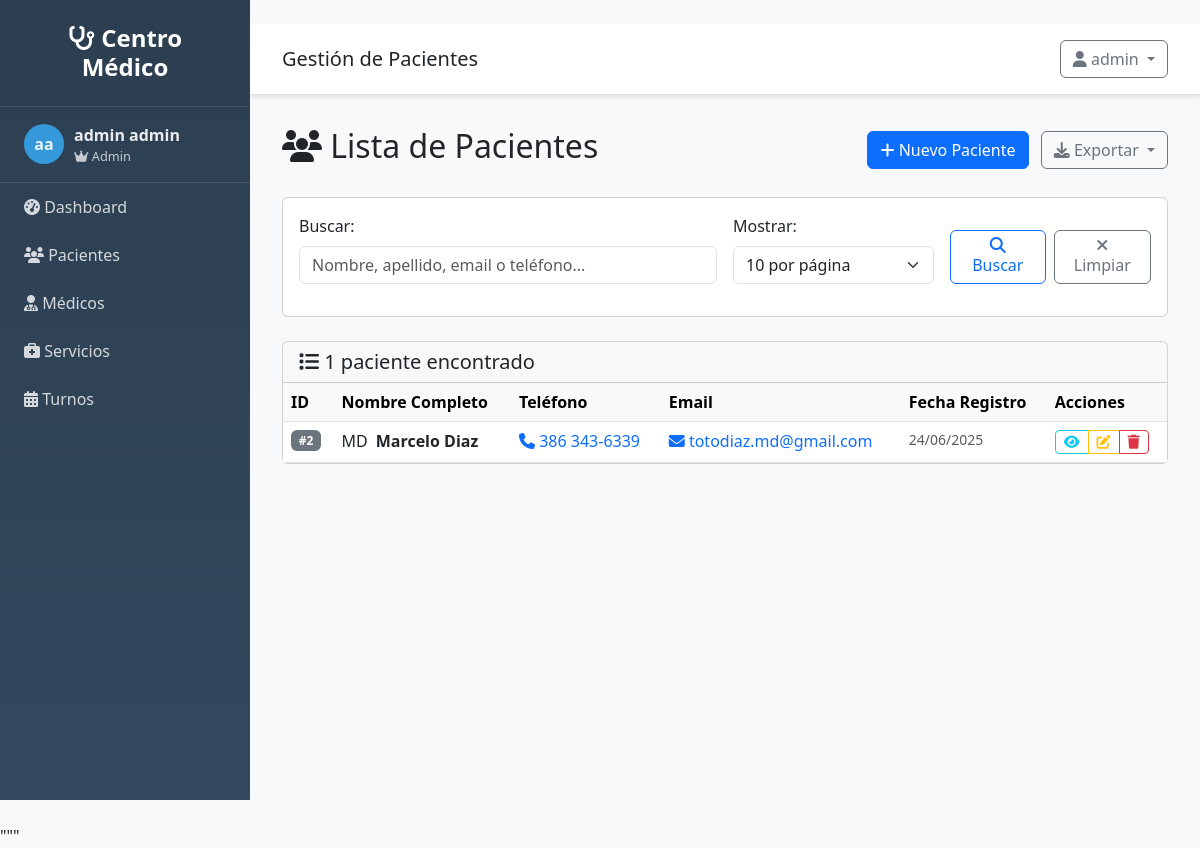
Page /clientes/ (signed in) on the earlier database version.
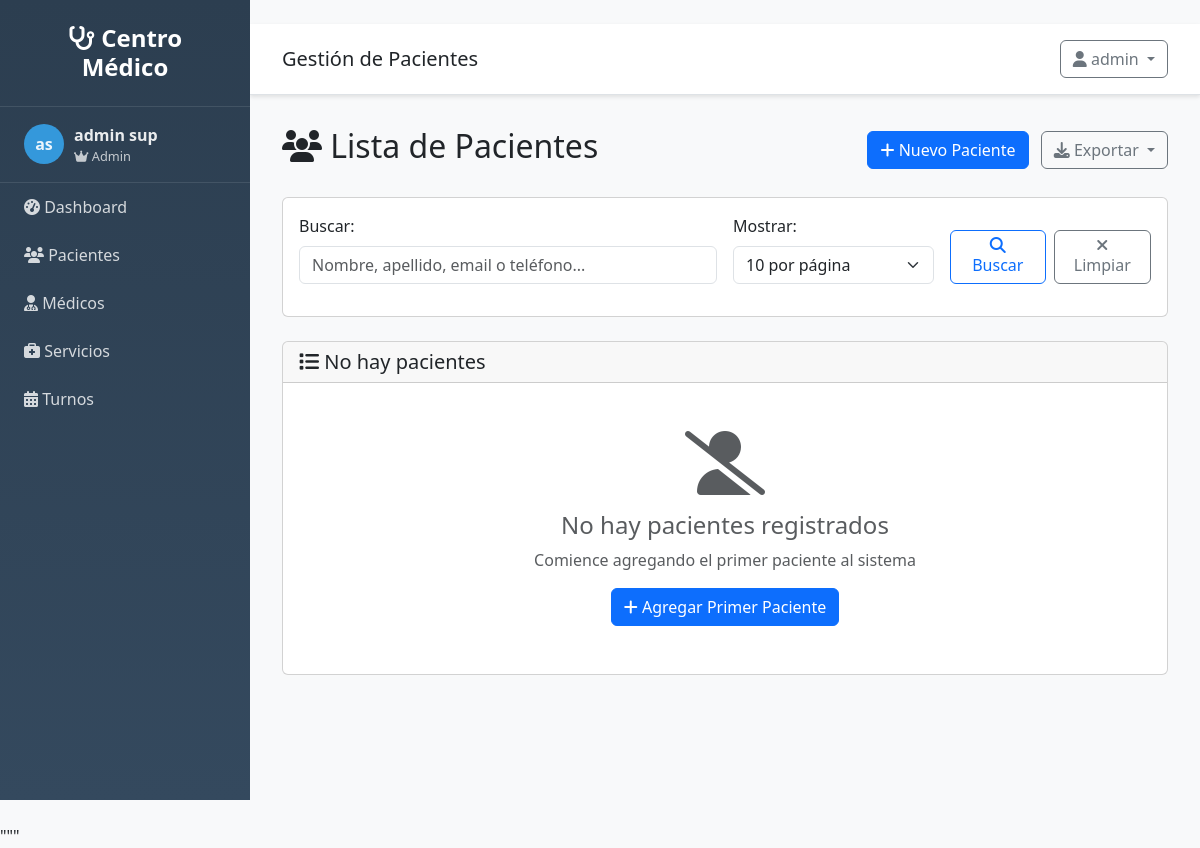
Same page on the later database version.
### src/models/usuario.py (models this page shows, shortened)
class Usuario(UserMixin, db.Model):
    __tablename__ = 'usuarios'
    id = db.Column(db.Integer, primary_key=True)
    username = db.Column(db.String(80), unique=True, nullable=False)
    email = db.Column(db.String(120), unique=True, nullable=False)
    password_hash = db.Column(db.String(255), nullable=False)
    nombre = db.Column(db.String(100), nullable=False)
    apellido = db.Column(db.String(100), nullable=False)
    rol = db.Column(db.String(20), default='usuario')
    activo = db.Column(db.Boolean, default=True)
    ultimo_login = db.Column(db.DateTime)
    fecha_creacion = db.Column(db.DateTime, default=datetime.utcnow)
    @property
    def nombre_completo(self):
        return f"{self.nombre} {self.apellido}"
    def is_admin(self):
        return self.rol == 'admin'

### src/models/cliente.py (models this page shows, shortened)
class Cliente(db.Model):
    __tablename__ = 'clientes'
    id = db.Column(db.Integer, primary_key=True)
    nombre = db.Column(db.String(100), nullable=False)
    apellido = db.Column(db.String(100), nullable=False)
    telefono = db.Column(db.String(20), nullable=True)
    email = db.Column(db.String(120), nullable=True)
    fecha_creacion = db.Column(db.DateTime, default=datetime.utcnow)
    activo = db.Column(db.Boolean, default=True)
    turnos = db.relationship('Turno', backref='cliente', lazy=True)
    @property
    def nombre_completo(self):
        return f"{self.nombre} {self.apellido}"

### src/routes/clientes.py (the view)
@clientes_bp.route('/')
@login_required
def listar():
    try:
        page = request.args.get('page', 1, type=int)
        per_page = request.args.get('per_page', 10, type=int)
        search = request.args.get('search', '', type=str)
        if ClienteService:
            clientes = ClienteService.get_paginated_clientes(page, per_page, search)
        else:
            from flask import abort
            abort(500)
        return render_template('clientes/listar.html',
                             clientes=clientes,
                             search=search)
    except Exception as e:
        flash(f'Error al cargar clientes: {str(e)}', 'error')
        return render_template('clientes/listar.html', clientes=None, search='')

### src/app.py (called while the page is built)
def create_app(config=None):
    app = Flask(__name__,
                template_folder='../templates',
                static_folder='../static')
    if config:
        app.config.update(config)
    else:
        app.config.from_object(Config)
    init_db(app)
    init_auth(app)
    @app.context_processor
    def inject_user():
        from flask_login import current_user
        return dict(
            current_user=current_user,
            today=date.today(),
            now=datetime.now()
        )
    register_blueprints(app)
    register_template_filters(app)
    register_error_handlers(app)
    @app.route('/')
    def root():
        if current_user.is_authenticated:
            return redirect(url_for('main.index'))
        return redirect(url_for('auth.login'))
    return app

### src/auth.py (called while the page is built)
@login_manager.user_loader
def load_user(user_id):
    try:
        from src.models.usuario import Usuario
        return Usuario.query.get(int(user_id))
    except:
        return None

### templates/clientes/listar.html (shortened to what the changed rows need)
{% extends "base.html" %}
{% block content %}
<div class="d-flex justify-content-between align-items-center mb-4">
    <h2>
        <i class="fas fa-users"></i> Lista de Pacientes
    </h2>
</div>
<div class="card">
    <div class="card-header">
        <h5 class="card-title mb-0">
            <i class="fas fa-list"></i>
            {% if clientes and clientes.items %}
                {{ clientes.total }} paciente{{ 's' if clientes.total != 1 else '' }} encontrado{{ 's' if clientes.total != 1 else '' }}
            {% else %}
                No hay pacientes
            {% endif %}
        </h5>
    </div>
    <div class="card-body p-0">
        {% if clientes and clientes.items %}
            <div class="table-responsive">
                <table class="table table-hover mb-0">
                    <thead class="table-light">
                        <tr>
                            <th>ID</th>
                            <th>Nombre Completo</th>
                            <th>Teléfono</th>
                            <th>Email</th>
                            <th>Fecha Registro</th>
                            <th>Acciones</th>
                        </tr>
                    </thead>
                    <tbody>
                        {% for cliente in clientes.items %}
                        <tr>
                            <td>
                                <span class="badge bg-secondary">#{{ cliente.id }}</span>
                            </td>
                            <td>
                                <div class="d-flex align-items-center">
                                    <div class="avatar-circle me-2">
                                        {{ cliente.nombre[0] }}{{ cliente.apellido[0] }}
                                    </div>
                                    <div>
                                        <strong>{{ cliente.nombre }} {{ cliente.apellido }}</strong>
                                    </div>
                                </div>
                            </td>
                            <td>
                                {% if cliente.telefono %}
                                    <a href="tel:{{ cliente.telefono }}" class="text-decoration-none">
                                        <i class="fas fa-phone"></i> {{ cliente.telefono|telefono }}
                                    </a>
                                {% else %}
                                    <span class="text-muted">Sin teléfono</span>
                                {% endif %}
                            </td>
                            <td>
                                {% if cliente.email %}
                                    <a href="mailto:{{ cliente.email }}" class="text-decoration-none">
                                        <i class="fas fa-envelope"></i> {{ cliente.email }}
                                    </a>
                                {% else %}
                                    <span class="text-muted">Sin email</span>
                                {% endif %}
                            </td>
                            <td>
                                <small class="text-muted">
                                    {{ cliente.fecha_creacion.strftime('%d/%m/%Y') if cliente.fecha_creacion else 'N/A' }}
                                </small>
                            </td>
                            <td>
                                <div class="btn-group btn-group-sm">
                                    <a href="{{ url_for('clientes.detalle', id=cliente.id) }}"
                                       class="btn btn-outline-info" title="Ver detalle">
                                        <i class="fas fa-eye"></i>
                                    </a>
                                    <a href="{{ url_for('clientes.editar', id=cliente.id) }}"
                                       class="btn btn-outline-warning" title="Editar">
                                        <i class="fas fa-edit"></i>
                                    </a>
                                    <button type="button" class="btn btn-outline-danger"
                                            title="Eliminar" onclick="eliminarCliente({{ cliente.id }}, '{{ cliente.nombre_completo }}')">
                                        <i class="fas fa-trash"></i>
                                    </button>
                                </div>
                            </td>
                        </tr>
                        {% endfor %}
                    </tbody>
                </table>
            </div>
        {% else %}
            <div class="text-center py-5">
                <i class="fas fa-user-slash fa-4x text-muted mb-3"></i>
                <h4 class="text-muted">No hay pacientes registrados</h4>
                <p class="text-muted">
                    {% if search %}
                        No se encontraron pacientes con el término "{{ search }}"
                    {% else %}
                        Comience agregando el primer paciente al sistema
                    {% endif %}
                </p>
                {% if not search %}
                    <a href="{{ url_for('clientes.nuevo') }}" class="btn btn-primary">
                        <i class="fas fa-plus"></i> Agregar Primer Paciente
                    </a>
                {% else %}
                    <a href="{{ url_for('clientes.listar') }}" class="btn btn-outline-secondary">
                        <i class="fas fa-arrow-left"></i> Ver Todos los Pacientes
                    </a>
                {% endif %}
            </div>
        {% endif %}
    </div>
</div>
{% endblock %}

### templates/base.html (shortened to what this page needs)
<!DOCTYPE html>
<html lang="es">
<head>
    <link href="https://cdn.jsdelivr.net/npm/bootstrap@5.3.0/dist/css/bootstrap.min.css" rel="stylesheet">
    <link href="https://cdnjs.cloudflare.com/ajax/libs/font-awesome/6.4.0/css/all.min.css" rel="stylesheet">
</head>
<body>
    <nav class="sidebar" id="sidebar">
        <div class="logo">
            <h4><i class="fas fa-stethoscope"></i> Centro Médico</h4>
        </div>
        {% if current_user and current_user.is_authenticated %}
        <div class="user-info">
            <div class="user-avatar">
                {{ current_user.nombre[0] if current_user.nombre else 'U' }}{{ current_user.apellido[0] if current_user.apellido else 'S' }}
            </div>
            <div>
                <div class="fw-bold">{{ current_user.nombre_completo if current_user.nombre_completo else 'Usuario' }}</div>
                <div style="font-size: 0.8em; opacity: 0.8;">
                    {% if current_user.is_admin and current_user.is_admin() %}
                        <i class="fas fa-crown"></i> Admin
                    {% elif current_user.is_medico and current_user.is_medico() %}
                        <i class="fas fa-user-md"></i> Médico
                    {% else %}
                        <i class="fas fa-user"></i> Usuario
                    {% endif %}
                </div>
            </div>
        </div>
        {% endif %}
        <ul class="nav flex-column">
            <li class="nav-item">
                <a class="nav-link" href="{{ url_for('main.index') }}">
                    <i class="fas fa-tachometer-alt"></i> Dashboard
                </a>
            </li>
            {% if current_user and current_user.is_authenticated %}
            <li class="nav-item">
                <a class="nav-link" href="{{ url_for('clientes.listar') if url_for else '#' }}">
                    <i class="fas fa-users"></i> Pacientes
                </a>
            </li>
            <li class="nav-item">
                <a class="nav-link" href="{{ url_for('profesionales.listar') if url_for else '#' }}">
                    <i class="fas fa-user-md"></i> Médicos
                </a>
            </li>
            <li class="nav-item">
                <a class="nav-link" href="{{ url_for('servicios.listar') if url_for else '#' }}">
                    <i class="fas fa-briefcase-medical"></i> Servicios
                </a>
            </li>
            <li class="nav-item">
                <a class="nav-link" href="{{ url_for('turnos.listar') if url_for else '#' }}">
                    <i class="fas fa-calendar-alt"></i> Turnos
                </a>
            </li>
            {% endif %}
        </ul>
    </nav>
    <div class="main-content">
        <div class="top-navbar d-flex justify-content-between align-items-center">
            <div>
                <h5 class="mb-0">{% block page_title %}Sistema de Gestión{% endblock %}</h5>
            </div>
            <div class="dropdown">
                <button class="btn btn-outline-secondary dropdown-toggle" type="button" data-bs-toggle="dropdown">
                    <i class="fas fa-user"></i>
                    {% if current_user and current_user.is_authenticated %}
                        {{ current_user.nombre if current_user.nombre else 'Usuario' }}
                    {% else %}
                        Invitado
                    {% endif %}
                </button>
            </div>
        </div>
        <div class="content-wrapper">
            {% block content %}{% endblock %}
        </div>
    </div>
</body>
</html>

Differences in the rows shown:
removed Cliente: id "2", nombre "M", apellido "D", nombre "Marcelo", apellido "Diaz", telefono|telefono "386 343-6339", email "totodiaz.md@gmail.com", fecha_creacion "24/06/2025"
changed Usuario "admin": apellido "a" → "s"; nombre+apellido "admin admin" → "admin sup"
Other differences:
{{ clientes.total }}: "1" → (not shown)
text no longer shown: "paciente encontrado ID Nombre Completo Teléfono Email Fecha Registro Acciones"
text now shown: "No hay pacientes No hay pacientes registrados Comience agregando el primer paciente al sistema Agregar Primer Paciente"
